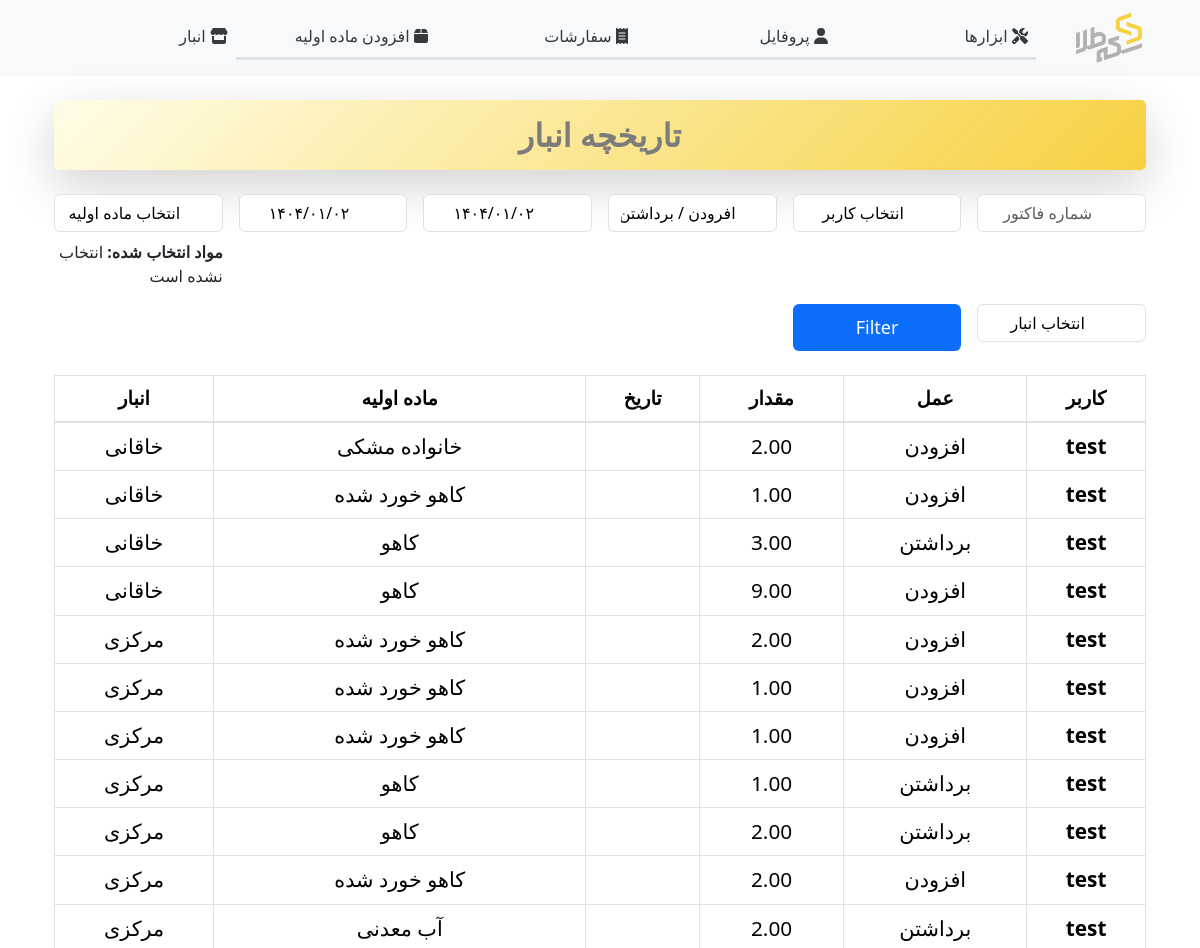
/profile/store_log/ (upper part), run on an earlier commit of the app's database.
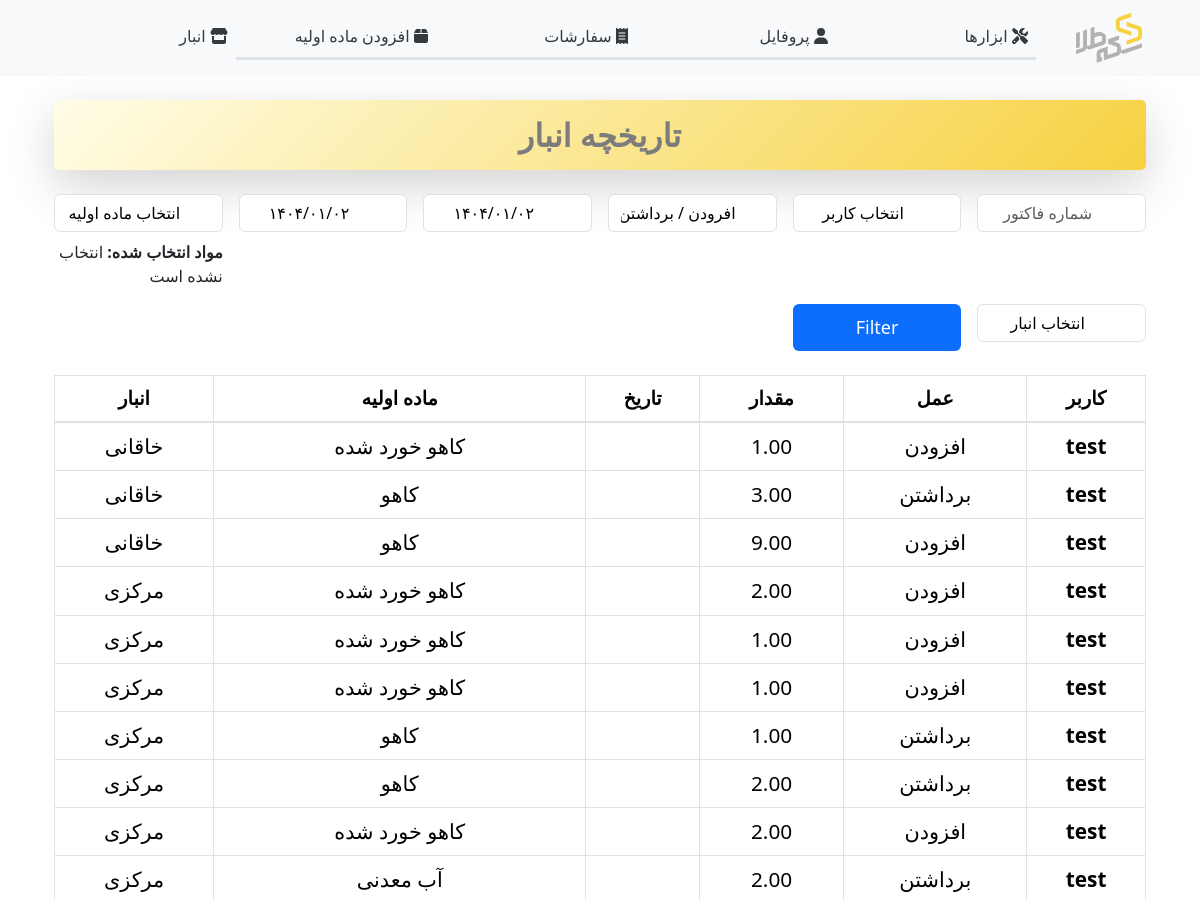
And on a later commit of the database.
### users/models.py (models this page shows, shortened)
class InventoryLog(models.Model):
    inventory = models.ForeignKey(Inventory, on_delete=models.CASCADE, related_name='logs')
    change_type = models.CharField(max_length=10, choices=(('ADD', 'افزودن'), ('REMOVE', 'برداشتن')))
    amount = models.DecimalField(max_digits=10, decimal_places=2)
    date = models.DateTimeField(default=timezone.now)
    user = models.ForeignKey(Profile, on_delete= models.CASCADE,related_name='user_inventory_log',blank=True,null=True,default=1)
    receipt_Number = models.IntegerField( null=True,blank=True, default=0)
    def jalali_date(self):
        return JalaliDatetime(self.date).strftime('%Y/%m/%d %H:%M:%S')

class Profile(models.Model):
    user = models.OneToOneField(User, on_delete=models.CASCADE)
    first_name = models.TextField(max_length=100,blank=True)
    last_name = models.TextField(max_length=100,blank=True)
    phone = PhoneNumberField(null=True, blank=True, unique=True)
    address = models.TextField(max_length=300,blank=True,null=True)
    avatar = models.ImageField(default='default.jpg', upload_to='profile_images')
    bio = models.TextField()
    job_position = models.ForeignKey(jobs, on_delete= models.CASCADE,related_name='job_position',default=1,blank=True,null=True)

class Inventory(models.Model):
    inventory_raw_material = models.ForeignKey(raw_material, on_delete=models.CASCADE, related_name='inventory')
    warehouse = models.ForeignKey(Warehouse, on_delete=models.CASCADE, related_name='inventories', default=1)
    quantity = models.DecimalField(max_digits=10, decimal_places=2, null=False, default=0)  # مقدار پیش‌فرض برای quantity
    last_updated = models.DateTimeField(default=timezone.now)
    receipt_Number = models.IntegerField( null=True,blank=True, default=0)

class raw_material(models.Model):
    name = models.CharField(max_length=200)
    describe = models.CharField(max_length=800)
    unit = models.CharField(max_length=200)
    mother = models.ForeignKey(mother_material, on_delete= models.CASCADE,related_name='mother_material',blank=True,null=True)
    mode = models.ForeignKey(mode_raw_materials,default=None, on_delete= models.CASCADE,related_name='mode_raw_materials',blank=True,null=True)
    class Meta:
        ordering = ['describe']

class Warehouse(models.Model):
    name = models.CharField(max_length=200)
    location = models.CharField(max_length=200, blank=True, null=True)
    capacity = models.DecimalField(max_digits=10, decimal_places=0, blank=True, null=True)  # ظرفیت انبار

### users/views.py (the view)
# urls.py: path('profile/store_log/', log_view_store, name='logs_store'),
def log_view_store(request):
    logs = InventoryLog.objects.all().order_by('date').reverse()
    users = Profile.objects.all()
    raw_materials = RawMaterial.objects.all()
    warehouses = Warehouse.objects.all()
    receipt_number = request.GET.get('receipt_number')
    if receipt_number:
        try:
            receipt_number = int(receipt_number)
        except:
            pass
        logs = logs.filter(receipt_Number=receipt_number)
    user = request.GET.get('user')
    if user and user!='select_all':
        logs = logs.filter(user__id=user)
    change_type = request.GET.get('change_type')
    if change_type:
        logs = logs.filter(change_type=change_type)
    warehouse = request.GET.get('warehouse')
    if warehouse and warehouse !='select_all':
        logs = logs.filter(inventory__warehouse__id=warehouse)
    raw_material = request.GET.get('raw_materials')
    a = request.GET.get('raw_materials')
    if raw_material:
        logs = logs.filter(inventory__inventory_raw_material__id=raw_material)
    default_user = request.GET.get('user', None)
    default_change_type = request.GET.get('change_type', None)
    default_date_from = request.GET.get('date_from', None)
    default_date_to = request.GET.get('date_to', None)
    default_raw_materials = request.GET.getlist('raw_materials', [])
    default_warehouse = request.GET.get('warehouse', None)
    try:
        default_user = int(default_user)
        default_warehouse = int(default_warehouse)
    except:
        pass
    context = {
        'logs': logs,
        'users': users,
        'warehouses':warehouses,
        'raw_materials':  raw_materials,
        'default_user': default_user,
        'default_change_type': default_change_type,
        'default_date_from': default_date_from,
        'default_date_to': default_date_to,
        'default_raw_materials': default_raw_materials,
        'default_warehouse': default_warehouse
    }
    return render(request, 'users/store_log.html',context)

### users/templates/users/store_log.html (shortened to what this page needs)
{% extends "users/base.html" %}
{% block content %}
{% load static %}
<html lang="fa">
<head>
    <link href="https://cdn.jsdelivr.net/npm/select2@4.1.0-rc.0/dist/css/select2.min.css" rel="stylesheet" />
    <link rel="stylesheet" type="text/css" href="{% static 'css/bootstrap.css' %}">
    <link rel="stylesheet" type="text/css" href="{% static 'css/store.css' %}">
    <link rel="stylesheet" type="text/css" href="{% static 'css/persian.datepicker.css' %}">
</head>
<body>
    <div class="container mt-4">
        <div class="card page-title-card shadow-lg rounded-lg p-4 mb-4">
            <h1 class="page-title">تاریخچه انبار</h1>
        </div>
        <form method="GET" class="row g-3 mb-4">
            <div class="col-md-2">
                <input type="text" name="receipt_number" class="form-control" placeholder="شماره فاکتور" value="{{ request.GET.receipt_number }}">
            </div>
            <div class="col-md-2">
                <select name="user" id="userDropdown" class="form-control">
                    <option value="">انتخاب کاربر</option>
                </select>
            </div>
            <div class="col-md-2">
                <select name="change_type" class="form-control">
                    <option value="">افرودن / برداشتن</option>
                </select>
            </div>
            <div class="col-md-2">
                <input type="text" id="date_from" name="date_from" class="form-control" placeholder="از تاریخ" value="{{ default_date_from }}">
            </div>
            <div class="col-md-2">
                <input type="text" id="date_to" name="date_to" class="form-control" placeholder="تا تاریخ" value="{{ default_date_to }}">
            </div>
            <div class="col-md-2 custom-dropdown">
                <button type="button" id="dropdownButton" class="form-control">انتخاب ماده اولیه</button>
                <div class="mt-2">
                    <strong>مواد انتخاب شده:</strong>
                    <span id="selectedMaterials">انتخاب نشده است</span>
                </div>
            </div>
            <div class="col-md-2">
                <select name="warehouse" id="warehouseDropdown" class="form-control">
                    <option value="">انتخاب انبار</option>
                </select>
            </div>
            <div class="col-md-2">
                <button type="submit" class="btn btn-primary">Filter</button>
            </div>
        </form>
        <table class="table table-bordered table-hover">
            <thead>
                <tr>
                    <th class="text-center">کاربر</th>
                    <th class="text-center">عمل</th>
                    <th class="text-center">مقدار</th>
                    <th class="text-center">تاریخ</th>
                    <th class="text-center">ماده اولیه</th>
                    <th class="text-center">انبار</th>
                </tr>
            </thead>
            <tbody>
                {% for log in logs %}
                <tr>
                    <td class="text-center">{{ log.user.user.username }}</td>
                    <td class="text-center">{{ log.get_change_type_display }}</td>
                    <td class="text-center">{{ log.amount }}</td>
                    <td class="text-center">{{ log.jalali_date }}</td>
                    <td class="text-center">{{ log.inventory.inventory_raw_material.name }}</td>
                    <td class="text-center">{{ log.inventory.warehouse.name }}</td>
                </tr>
                {% endfor %}
            </tbody>
        </table>
    </div>
</body>
{% endblock %}

What changed in the data, as far as the page shows it:
removed InventoryLog: user.user.username "test", change_type "افزودن", amount "2.00", inventory.inventory_raw_material.name "خانواده مشکی", inventory.warehouse.name "خاقانی"
